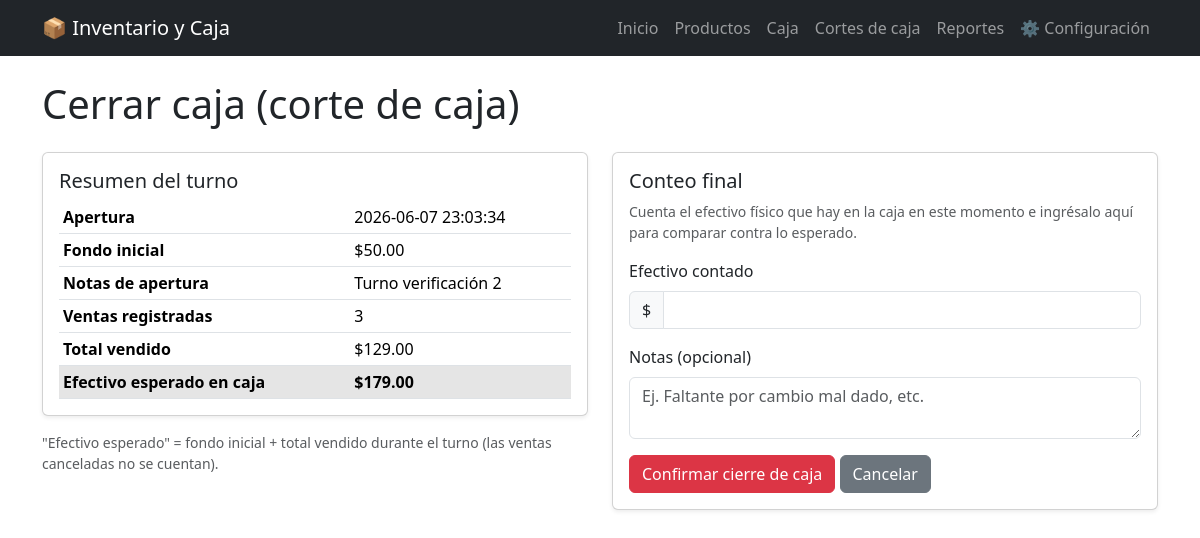
The app's page /caja/cerrar with its own data.
### tables this page shows
CREATE TABLE turnos_caja (id INTEGER PRIMARY KEY AUTOINCREMENT, fecha_apertura TEXT NOT NULL, monto_inicial REAL NOT NULL DEFAULT 0, notas_apertura TEXT, fecha_cierre TEXT, monto_esperado REAL, monto_contado REAL, diferencia REAL, notas_cierre TEXT, cerrado INTEGER NOT NULL DEFAULT 0);

### app.py (the view, shortened to what this page needs)
@app.route("/caja/cerrar", methods=["GET", "POST"])
def cerrar_caja():
    conn = get_db()
    turno = obtener_turno_abierto(conn)
    if turno is None:
        conn.close()
        flash("No hay ningún turno de caja abierto.", "error")
        return redirect(url_for("caja"))
    resumen = conn.execute(
        "SELECT COUNT(*) AS num_ventas, COALESCE(SUM(total), 0) AS total_ventas "
        "FROM ventas WHERE turno_id = ? AND cancelada = 0",
        (turno["id"],),
    ).fetchone()
    monto_esperado = turno["monto_inicial"] + resumen["total_ventas"]
    conn.close()
    return render_template(
        "cerrar_caja.html",
        turno=turno,
        resumen=resumen,
        monto_esperado=monto_esperado,
    )

### app.py (called while the page is built)
def get_db():
    conn = sqlite3.connect(DB_PATH)
    conn.row_factory = sqlite3.Row
    return conn

def obtener_turno_abierto(conn):
    return conn.execute(
        "SELECT * FROM turnos_caja WHERE cerrado = 0 ORDER BY id DESC LIMIT 1"
    ).fetchone()

### templates/cerrar_caja.html (shortened to what this page needs)
{% extends "base.html" %}
{% block contenido %}
<h1 class="mb-4">Cerrar caja (corte de caja)</h1>
<div class="row g-4">
    <div class="col-md-6">
        <div class="card shadow-sm mb-3">
            <div class="card-body">
                <h5 class="card-title">Resumen del turno</h5>
                <table class="table table-sm mb-0">
                    <tr><th>Apertura</th><td>{{ turno.fecha_apertura }}</td></tr>
                    <tr><th>Fondo inicial</th><td>${{ "%.2f"|format(turno.monto_inicial) }}</td></tr>
                    {% if turno.notas_apertura %}
                    <tr><th>Notas de apertura</th><td>{{ turno.notas_apertura }}</td></tr>
                    {% endif %}
                    <tr><th>Ventas registradas</th><td>{{ resumen.num_ventas }}</td></tr>
                    <tr><th>Total vendido</th><td>${{ "%.2f"|format(resumen.total_ventas) }}</td></tr>
                    <tr class="table-active"><th>Efectivo esperado en caja</th><td><strong>${{ "%.2f"|format(monto_esperado) }}</strong></td></tr>
                </table>
            </div>
        </div>
        <p class="text-muted small">
            "Efectivo esperado" = fondo inicial + total vendido durante el turno
            (las ventas canceladas no se cuentan).
        </p>
    </div>
    <div class="col-md-6">
        <div class="card shadow-sm">
            <div class="card-body">
                <h5 class="card-title">Conteo final</h5>
                <p class="text-muted small">
                    Cuenta el efectivo físico que hay en la caja en este momento
                    e ingrésalo aquí para comparar contra lo esperado.
                </p>
                <form method="post">
                    <div class="mb-3">
                        <label class="form-label">Efectivo contado</label>
                        <div class="input-group">
                            <span class="input-group-text">$</span>
                            <input type="number" name="monto_contado" class="form-control" min="0" step="0.01" required>
                        </div>
                    </div>
                    <div class="mb-3">
                        <label class="form-label">Notas (opcional)</label>
                        <textarea name="notas_cierre" class="form-control" rows="2" placeholder="Ej. Faltante por cambio mal dado, etc."></textarea>
                    </div>
                    <button type="submit" class="btn btn-danger">Confirmar cierre de caja</button>
                    <a href="{{ url_for('caja') }}" class="btn btn-secondary">Cancelar</a>
                </form>
            </div>
        </div>
    </div>
</div>
{% endblock %}

### records on screen
turnos_caja: fecha_apertura "2026-06-07 23:03:34", monto_inicial "50.00", notas_apertura "Turno verificación 2"

### other values on screen
{{ resumen.num_ventas }} "3"
{{ "%.2f"|format(resumen.total_ventas) }} "129.00"
{{ "%.2f"|format(monto_esperado) }} "179.00"
